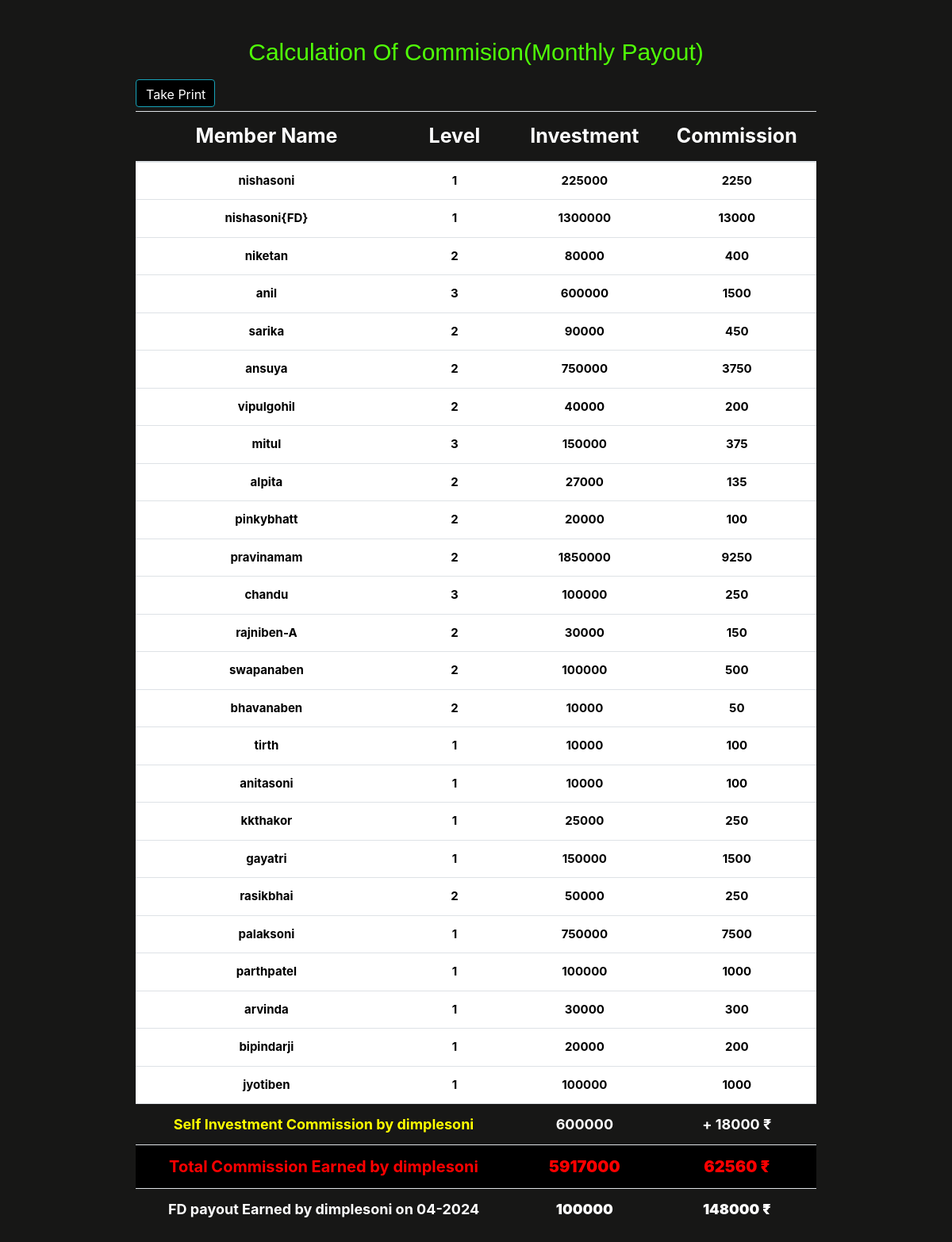
The page /commision.php?name=dimplesoni on the database its author committed.
### tables this page shows
CREATE TABLE `members` (
  `id` int(11) NOT NULL,
  `name` varchar(255) DEFAULT NULL,
  `upline` varchar(255) DEFAULT NULL,
  `amount` float NOT NULL,
  `fd` int(25) NOT NULL,
  `date` datetime NOT NULL DEFAULT current_timestamp(),
  `date1` datetime DEFAULT NULL
);

### commision.php (the view, shortened to what this page needs)
<!DOCTYPE html>
<html lang="en">
<head>
</head>
<link rel="stylesheet" href="//cdn.datatables.net/1.11.5/css/jquery.dataTables.min.css">
<link rel="stylesheet" href="https://use.fontawesome.com/releases/v5.8.2/css/all.css">
<link rel="stylesheet" href="https://maxcdn.bootstrapcdn.com/bootstrap/4.0.0/css/bootstrap.min.css">
<body class="back" style="background-color:#171716;">
    <main class="container mt-5">
        <div class="container" style="width:80%;">
            <div class="table-responsive" style="overflow-x: hidden;">
                <div class="form-container">
                    <h1 class="text-center" style="color:#50ff08; font-family: Algerian, sans-serif;font-size:30px;">Calculation Of Commision(Monthly Payout)</h1><br>
                    <?php
                        $upline = '';
                        if ($_SERVER['REQUEST_METHOD'] === 'POST') {
                            if (isset($_POST['upline'])) {
                                $upline = $_POST['upline'];
                            }
                        } elseif (isset($_GET['name'])) {
                            $upline = $_GET['name'];
                        }
                            $conn = mysqli_connect("localhost", "root", "", "mlm");
                            try {
                                $query = "SELECT * FROM members WHERE name = '$upline'";
                                $result = mysqli_query($conn, $query);
                                if (mysqli_num_rows($result) > 0) {
                                    while($row = mysqli_fetch_assoc($result)) {
                                        $investment = $row["amount"];
                                    }
                                } else {
                                    throw new Exception("No investment found for " . $upline);
                                }
                            }
                            catch (Exception $e) {
                            }
                    ?>
                                <a href="#" onclick="window.print()" class="btn btn-info" style="margin-right:1000px;margin-top:-25px;width:100px;height:35px;
                                color:white;background-color:black;"><i class="material-icons"><!&#xE24D;></i> <span>
                                Take Print</span></a>
                        </div>
                                <table  id='NoOrder' class='table table-striped text-center'  style='font-size:20px;' >
                                    <thead>
                                        <tr style="font-size:25px;color:white;background-color:#171716;">
                                            <th>Member Name</th>
                                            <th>Level</th>
                                            <th>Investment</th>
                                            <th>Commission</th>
                                        </tr>
                                    </thead>
                                    <tbody>
                                <?php
                                if (isset($_GET['name'])) {
                                    $upline = $_GET['name'];
                                }
                                else if ($_SERVER['REQUEST_METHOD'] === 'POST') {
                                    $upline = $_POST['upline'];
                                }
                                    $conn = mysqli_connect("localhost", "root", "", "mlm");
                                    try {
                                        $query = "SELECT *, COALESCE(fd, '') AS fd FROM members WHERE name = '$upline'";
                                        $result = mysqli_query($conn, $query);
                                        if (mysqli_num_rows($result) > 0) {
                                            while ($row = mysqli_fetch_assoc($result)) {
                                                $investment = $row["amount"];
                                                $neel = $row["fd"];
                                                $kalp = $row["date1"];
                                            }
                                        } else {
                                            throw new Exception("No investment found for " . $upline);
                                        }
                                        $total_commission = getDownlinesCommission($upline, $conn, 0, $investment);
                                        $final_total = ($investment * 0.03) + $total_commission;
                                        $own = ($investment * 0.03);
                                        $total_investment = getTotalInvestment($upline, $conn, 0, $investment);
                                        $totalInvestment = $investment + $total_investment;
                                        echo "<tr style='font-size:18px;color:yellow;background-color:#171716;'>";
                                        echo "<td colspan='2'><strong>Self Investment Commission by $upline</strong></td>";
                                        echo "<td colspan='1'><strong><span style='color:white;'>$investment</span></strong></td>";
                                        echo "<td colspan='1'><strong><span style='color:white;'>+ $own ₹</span></strong></td>";
                                        echo "</tr>";
                                        echo "<tr style='font-size:20px;background-color:black;color:red;'>";
                                        echo "<td colspan='2'><strong>Total Commission Earned by $upline</td>";
                                        echo "<td colspan='1' style='font-size:20px;font-weight:bold;'><strong>$totalInvestment</strong></td>";
                                        echo "<td colspan='1' style='font-size:20px;font-weight:bold;'><strong>$final_total ₹</strong></td>";
                                        echo "</tr>";
                                        if ($neel > 0) {
                                            $fdInvestment = $neel;
                                            $fdtotal = ($fdInvestment * 0.04)*12+$fdInvestment;
                                            $fd_date = $kalp;
                                            $fd_date = date('m-Y', strtotime('+1 year', strtotime($fd_date)));
                                            echo "<tr style='font-size:18px;color:white;background-color:#171716;'>";
                                            echo "<td colspan='2'><strong>FD payout Earned by $upline on $fd_date</strong></td>";
                                            echo "<td colspan='1' style='font-size:18px;font-weight:bold;'><strong>$fdInvestment</strong></td>";
                                            echo "<td colspan='1' style='font-size:18px;font-weight:bold;'><strong>$fdtotal ₹</strong></td>";
                                            echo "</tr>";
                                        }
                                    ?>
                                    </tbody>
                                </table>
                            <?php
                            } catch (Exception $e) {
                                echo "<div class='error'>" . $e->getMessage() . "</div>";
                            }
                            ?>
                        <?php
                            function  getTotalInvestment($upline, $conn, $level, $investment) {
                                $query = "SELECT * FROM members WHERE upline = '$upline'";
                                $result = mysqli_query($conn, $query);
                                if (mysqli_num_rows($result) > 0) {
                                    $sum = 0;
                                    while($row = mysqli_fetch_assoc($result)) {
                                        $amount = $row["amount"];
                                        $sum += $amount + getTotalInvestment($row["name"], $conn, $level + 1, $investment);
                                    }
                                    return $sum ;
                                } else {
                                    return 0;
                                }
                            }
                        ?>
                        <?php
                        function getDownlinesCommission($upline, $conn, $level, $investment) {
                            $query = "SELECT * FROM members WHERE upline = '$upline'";
                            $result = mysqli_query($conn, $query);
                            if (mysqli_num_rows($result) > 0) {
                                $commission = 0;
                                while($row = mysqli_fetch_assoc($result)) {
                                    $amount = $row["amount"];
                                    $fd = $row["fd"];
                                    if ($level == 0) {
                                        $level_commission = 0.01 * $amount;
                                        $level_commission1 = 0.01 * $fd;
                                    } else if ($level == 1) {
                                        $level_commission = 0.005 * $amount;
                                        $level_commission1 = 0.005 * $fd;
                                    } else {
                                        $level_commission = 0.0025 * $amount;
                                        $level_commission1 = 0.0025 * $fd;
                                    }
                                    if($level_commission1>0){
                                        echo "<tr style='font-size:15px;color:black;font-weight:bold;background-color:white;'><td>" . $row["name"] . "</td><td>" . $level+1 . "</td> <td>" . $row["amount"] . "</td><td>" . $level_commission . "</td></tr>";
                                        echo "<tr style='font-size:15px;color:black;font-weight:bold;background-color:white;'><td>" . $row["name"] . "{FD}</td><td>" . $level+1 . "</td> <td>" . $row["fd"] . "</td><td>" . $level_commission1 . "</td></tr>";
                                    }else{
                                        echo "<tr style='font-size:15px;color:black;font-weight:bold;background-color:white;'><td>" . $row["name"] . "</td><td>" . $level+1 . "</td> <td>" . $row["amount"] . "</td><td>" . $level_commission . "</td></tr>";
                                    }
                                    $commission +=  $level_commission1 + $level_commission + getDownlinesCommission($row["name"], $conn, $level + 1, $investment);
                                }
                                return $commission ;
                            } else {
                                return 0;
                            }
                        }
                        ?>
                    </div>
                </div>
        </main>
    </body>
</html>

### commision.php (style rules this page uses)
.back { background-size: cover; background-position: center center; background-repeat: no-repeat; background-color:#171716; }

### rows shown on the page
members: name "nishasoni", amount "225000", amount "2250", fd "1300000", fd "13000"
members: name "niketan", level "2", amount "80000", amount "400"
members: name "anil", level "3", amount "600000", amount "1500", amount "5917000"
members: name "sarika", level "2", amount "90000", amount "450"
members: name "ansuya", level "2", amount "750000", amount "3750"
members: name "vipulgohil", level "2", amount "40000", amount "200"
members: name "mitul", level "3", amount "150000", amount "375"
members: name "alpita", level "2", amount "27000", amount "135"
members: name "pinkybhatt", level "2", amount "20000", amount "100"
members: name "pravinamam", level "2", amount "1850000", amount "9250"
members: name "chandu", level "3", amount "100000", amount "250"
members: name "rajniben-A", level "2", amount "30000", amount "150"
members: name "swapanaben", level "2", amount "100000", amount "500"
members: name "bhavanaben", level "2", amount "10000", amount "50"
members: name "tirth", level "1", amount "10000", amount "100"
members: name "anitasoni", level "1", amount "10000", amount "100"
members: name "kkthakor", level "1", amount "25000", amount "250"
members: name "gayatri", level "1", amount "150000", amount "1500"
members: name "rasikbhai", level "2", amount "50000", amount "250"
members: name "palaksoni", level "1", amount "750000", amount "7500"
members: name "parthpatel", level "1", amount "100000", amount "1000"
members: name "arvinda", level "1", amount "30000", amount "300"
members: name "bipindarji", level "1", amount "20000", amount "200"
members: name "jyotiben", level "1", amount "100000", amount "1000"
members: amount "18000", amount "62560", date1 "04-2024"

### other values the page prints
$upline "dimplesoni"
$fdInvestment "100000"
$fdtotal "148000"
